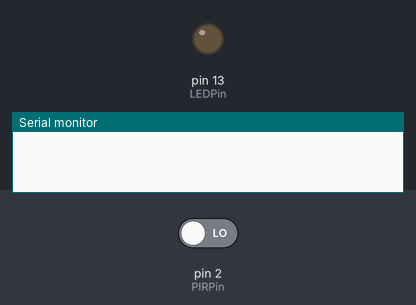
A sketch run on a simulated Arduino Uno, built with avr-gcc and run on an emulated ATmega328P. Shown: output pins drawn as LEDs (lit = HIGH), the last lines printed to the serial monitor. The inputs (shaded band) are chosen by the test bench; at power-on: pin 2 (PIRPin) LOW.

Above: at 1.2 s.
1.3 s: pin 2 (PIRPin) driven HIGH
At 1.6 s:
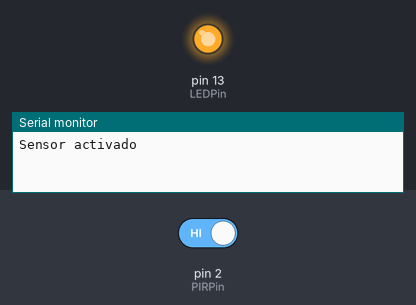
2.8 s: pin 2 (PIRPin) driven LOW
At 3.9 s:
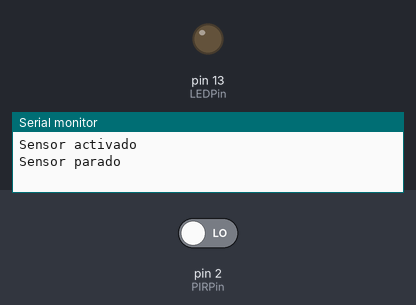
Timing chart, 0 to 5.8 s (numbered marks = the images above; inputs shaded):
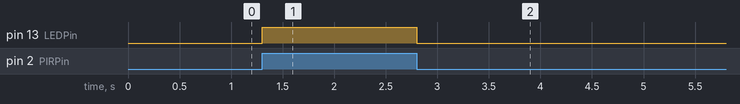

Measured:
- after the input at 1.3 s, pin 13 (LEDPin): LOW → HIGH at once
- after the input at 2.8 s, pin 13 (LEDPin): HIGH → LOW at once

The sketch:

SensorMov.ino
```cpp
const int LEDPin = 13;
const int PIRPin = 2;
int pirState = LOW;
int val = 0;
void setup()
{
   pinMode(LEDPin, OUTPUT);
   pinMode(PIRPin, INPUT);
   Serial.begin(9600);
}

void loop()
{
   val = digitalRead(PIRPin);
   if (val == HIGH)
   {
      digitalWrite(LEDPin, HIGH);
      if (pirState == LOW)
      {
        Serial.println("Sensor activado");
        pirState = HIGH;
      }
   }
   else
   {
   digitalWrite(LEDPin, LOW);
   if (pirState == HIGH)
   {
   Serial.println("Sensor parado");
  pirState = LOW;
}
}
}
```
